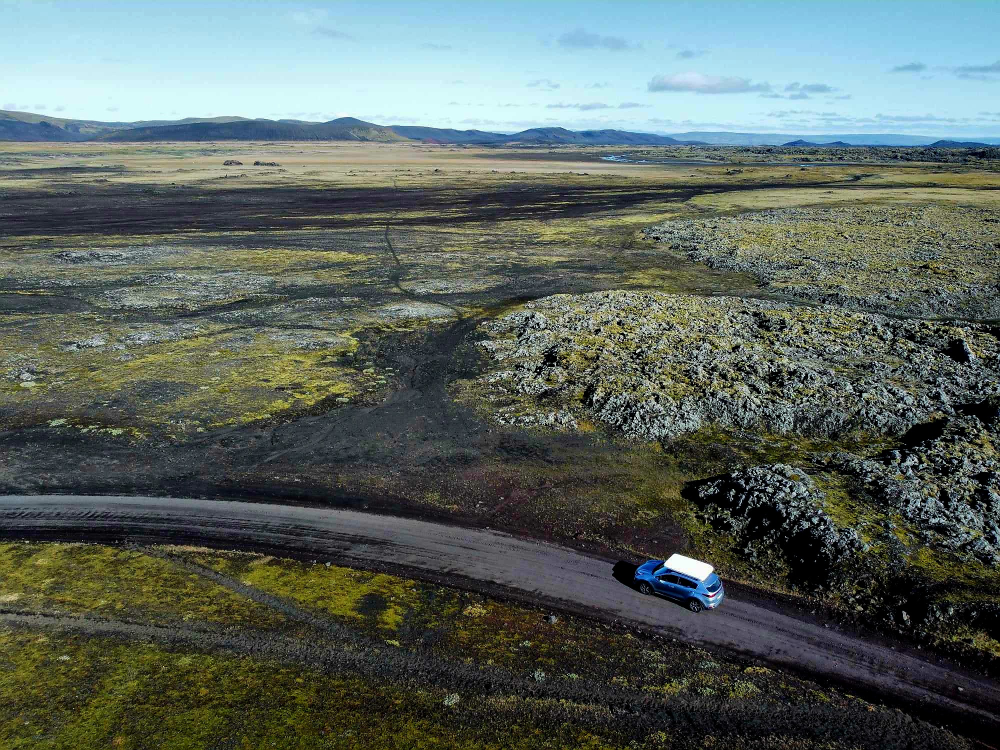
#> input picture images/example3.jpeg, 2000 x 1500 px (shown at 1/2 size)
$ jupyter execute --allow-errors '10_Ekstrakcja cech z obrazu.ipynb'   (older library calls are emulated)
#> lines starting #> are read from the running program, lines starting #| are printed output that depends on the picture; after the words box and inside, x2 and y2 are one past the last pixel; in counts of white or black regions, pixels touching at a corner belong together
# Ekstrakcja cech z obrazu
Opracowanie: A.Florkowska
\
Repozytorium: https://github.com/aflorkowska/Image-Processing/tree/main

[cell 1]
import numpy as np
import matplotlib.pyplot as plt
import os
import cv2
from skimage import feature
from skimage.feature import hog
from skimage import img_as_ubyte
from skimage.transform import resize
from skimage.feature import graycomatrix, graycoprops
from skimage import exposure
from skimage import color, io
import matplotlib.pyplot as plt
from IPython.display import Image

# Ekstrakcja cech

Proces ekstrakcji cech odnosi się do identyfikacji, selekcji i wyodrębniania istotnych cech z obrazu, które mogą być używane do analizy, rozpoznawania wzorców, klasyfikacji lub innych zadań przetwarzania obrazów. Jest on kluczowym krokiem, ponieważ pozwala na redukcję wymiarowości danych, eliminując nieistotne informacje i koncentrując się na tych szczególnym dla konkretnego zadania.

Istnieje wiele różnych metod ekstrakcji cech, z których każda może być odpowiednia w zależności od konkretnego problemu i typu danych obrazowych. Mogą być one przeprowadzone zarówno w dziedzinie przetrzennej (piksele), jak i dziedzinie częstotliwości.

Przykład ekstrakcji cech w dziedzinie częstotliwości przy użyciu transformacji Fouriera został omówiony w notatniku 4 (https://github.com/aflorkowska/Image-Processing/blob/main/PL/4_Transformacja%20Fouriera.ipynb).

Zazwyczaj techniki te są podzielone ze względu na rodzaj cech, który ekstrahują, tzn. dotyczące:
- koloru obrazu
- tekstury obrazu
- geometrii i kształtów na obrazie
- cech statystycznych obrazu

[cell 2]
Image(filename=".././images/10_1.png", width=500)

Analiza obrazu może być przeprowadzana zarówno manualnie, przez człowieka (analiza ręczna), jak i automatycznie, za pomocą algorytmów i technik przetwarzania obrazów (analiza automatyczna).

W przypadku analizy automatycznej wydzielić można dwa główne spotykane nurty:
- analiza przy użyciu metod uczenia maszynowego (ML)
- analiza przy użyciu sieci głębokich (DL)

W obu przypadkach proces ten składa się z etapu ekstrakcji cech. Przy zastosowaniu metod uczenia maszynowego na danych obrazowych należy najpierw wyekstrahować cechy przy użyciu któreś z metod opisanej w tych notatniku, a następnie zastosować je jako dane wejściowego dla wybranego algorytmu ML. Natomiast w przypadku sieci głębokich, ten etap jest realizowany przez konkretne warstwy np. konwolucyjne.

# Przestrzeń kolorów
Ekstrakcja cech koloru koncentruje się na analizie informacji dotyczącej różnorodności i rozkładu kolorów w obrazie. Podstawowym narzędziem w ekstrakcji cech koloru są histogramy, które pokazują częstość występowania poszczególnych kolorów w obrazie. Techniki ekstrakcji cech koloru często wykorzystują przekształcenia przestrzeni barwnej, aby lepiej odzwierciedlić percepcję kolorów przez człowieka.

[cell 3]
image = io.imread(".././images/example3.jpeg")
#> image is the input picture: shape (1500, 2000, 3); mean R, G, B 90.9, 101.9, 96.3
print(f"Image shape: {image.shape}")
#| Image shape: (1500, 2000, 3)

image_rgb = cv2.cvtColor(image, cv2.COLOR_BGR2RGB)
if (image_rgb == image).all():
    print("The image is in BGR format")
else:
    print("The image is in RGB format")

plt.figure(figsize=(2, 2), dpi=200)
#> (this line was passed over: IPython is not available in this run)
plt.imshow(image)
#> (this line was passed over: IPython is not available in this run)
plt.axis('off')
#> (this line was passed over: IPython is not available in this run)
plt.show()

[cell 4]
colors = ("red", "green", "blue")

#> (the rest of this cell did not finish here and is left out)

Najczęściej używanymi przestrzeniami barw są:
- RGB (Red, Green, Blue) - to najbardziej powszechna przestrzeń barwna w systemach komputerowych. Każdy kolor jest opisywany jako kombinacja składowych czerwonej, zielonej i niebieskiej. Dla każdej składowej koloru wartość mieści się w zakresie od 0 do 255 (lub od 0 do 1 w przypadku normalizowanego RGB).
- CMYK (Cyan, Magenta, Yellow, Black) - to przestrzeń barwna używana głównie w druku. Składa się z czterech składowych: cyjanu, magenty, żółtego i czerni. Kolor jest tworzony przez mieszanie tych czterech barw.
- HSV (Hue, Saturation, Value) - to przestrzeń barwna, która opisuje kolor za pomocą trzech parametrów: odcień, nasycenie i wartość. Odcień określa rodzaj koloru (na przykład czerwony, niebieski, zielony), nasycenie określa "czystość" koloru, a wartość określa jasność koloru.
- LAB - to przestrzeń barwna oparta na percepcji ludzkiego wzroku. Składa się z trzech komponentów: jasności (L), barwy czerwono-zielonej (A) i barwy żółto-niebieskiej (B).
- YCrCb (luminance, chrominance Red, chrominance Blue) - to przestrzeń barwna wykorzystywana ze względu na właściwości, które ułatwiają przetwarzanie i kompresję obrazów. Główną zaletą jest możliwość separacji jasności od informacji o kolorze, co ułatwia kompresję danych, a także umożliwia przetwarzanie sygnałów wideo w sposób niezależny od kanałów kolorów.

Znaczenie tych przestrzeni kolorów może być czasami niedoceniane. Czasami warto przekonwertować obraz do innej przestrzeni barwnej, aby uzyskać wyraźniejsze interesujące cechy. Co więcej, czasami różnica bądź suma obrazów z różnych przestrzenii barw dopiero pozwala na uzyskanie satysfakcjonujących wyników.

[cell 5]
ycrcb_image = cv2.cvtColor(image, cv2.COLOR_RGB2YCrCb)
#> ycrcb_image: shape (1500, 2000, 3); mean of channels 0, 1, 2 98, 123, 127
lab_image = cv2.cvtColor(image, cv2.COLOR_RGB2LAB)
#> lab_image: shape (1500, 2000, 3); mean of channels 0, 1, 2 103.8, 123.8, 130.1
hsv_image = cv2.cvtColor(image, cv2.COLOR_RGB2HSV)
#> hsv_image: shape (1500, 2000, 3); mean H, S, V 68.9, 84.7, 108.1

titles = [["Image RGB", "R component", "G component", "B component"],
          ["Image YCrCb", "Y component", "Cr component", "Cb component"],
          ["Image LAB", "L component", "A component", "B component"],
          ["Image HSV", "H component", "S component", "V component"]]

images = [image, ycrcb_image, lab_image, hsv_image]
channelNumber = 4
index = 1

plt.figure(figsize=(6, 6), dpi=200)
#> (this line was passed over: IPython is not available in this run)
#> (the rest of this cell did not finish here and is left out)

# Geometria
Ekstrakcja cech geometrii koncentruje się na analizie kształtu, rozmiaru, proporcji i innych cech geometrycznych obiektów na obrazie. Podstawowym krokiem w ekstrakcji cech geometrii jest wykrywanie krawędzi obiektów, co umożliwia identyfikację granic i konturów. Często w procesie ekstrakcji cech geometrii stosuje się segmentację obrazu, czyli podział obrazu na obszary zawierające jednorodne cechy geometryczne.

Te tematy zostały dokładnie omówione w notatnikach o numerach:
- 2 - gradient i pocohodna (https://github.com/aflorkowska/Image-Processing/blob/main/PL/2_Pochodna%20i%20gradient.ipynb)
- 3 - filtracja obrazu (https://github.com/aflorkowska/Image-Processing/blob/main/PL/3_Filtracja.ipynb)
- 7 - segmentacja obrazu (https://github.com/aflorkowska/Image-Processing/blob/main/PL/7_Segmentacja.ipynb).

Biblioteka OpenCV dostarcza również wiele innych ciekawych funkcji pozwalajacych na wykrywanie krawędzi. Funkcja findContours() różni się tym od detektora krawędzi Canny'ego, że podaje kontury, czyli zamknięte krawędzie.

[cell 6]
image = io.imread(".././images/example1.png")
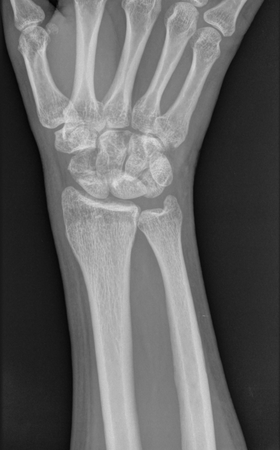
#> input picture images/example1.png, 280 x 450 px
#> image is the input picture: shape (450, 280, 4); mean R, G, B, A 99.6, 99.6, 99.6, 255
gray = cv2.cvtColor(image, cv2.COLOR_RGB2GRAY)

skimage_canny = feature.canny(gray)
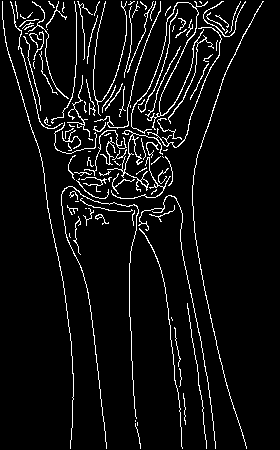
#> skimage_canny: shape (450, 280) bool; 6.2% white in thin lines or dots

ret, thresh = cv2.threshold(gray, 60,200, cv2.THRESH_BINARY)
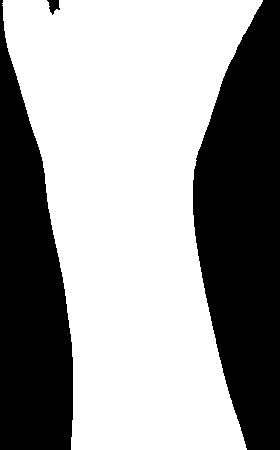
#> thresh: shape (450, 280); values 0 (black) and 200 (white), 60.5% white; 3 black regions
contours, hierarchy = cv2.findContours(thresh, cv2.RETR_EXTERNAL, cv2.CHAIN_APPROX_SIMPLE)
#> contours = 1 contour; box (x1, y1, x2, y2) and area: (2, 0, 263, 450) 75578
contour_img = cv2.drawContours(image.copy(), contours, -1, (0, 255, 0), 3)
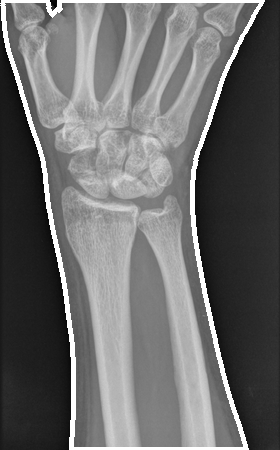
#> contour_img: shape (450, 280, 4); mean R, G, B, A 96.1, 108, 96.1, 243.1; transparent parts drawn white

plt.figure(figsize=(6, 6), dpi=200)
#> (this line was passed over: IPython is not available in this run)
plt.subplot(1, 3, 1)
#> (this line was passed over: IPython is not available in this run)
plt.imshow(image)
#> (this line was passed over: IPython is not available in this run)
plt.axis('off')
plt.title("Input image", fontsize=6)
plt.subplot(1, 3, 2)
plt.imshow(contour_img)
plt.axis('off')
plt.title("Contours - findContours() method", fontsize=6)
plt.subplot(1, 3, 3)
plt.imshow(skimage_canny)
plt.axis('off')
plt.title("Contours - Canny() method", fontsize=6)
plt.show()
